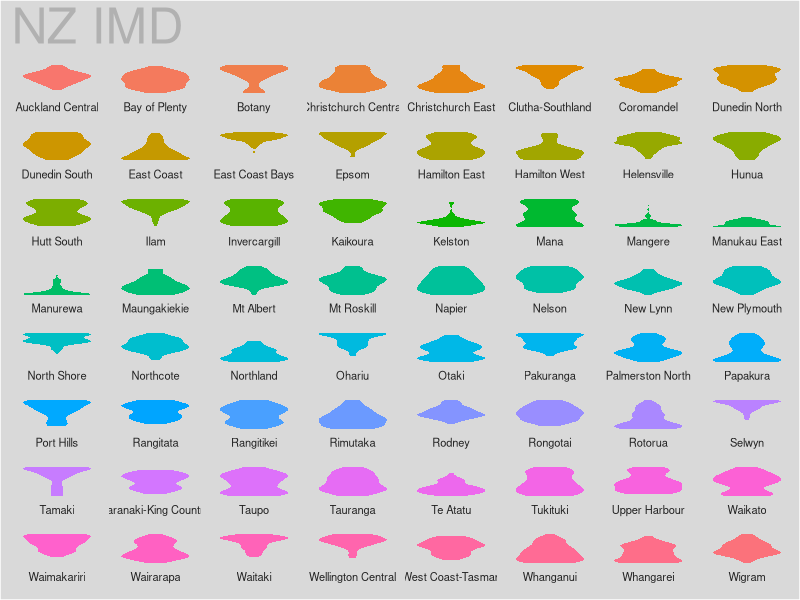
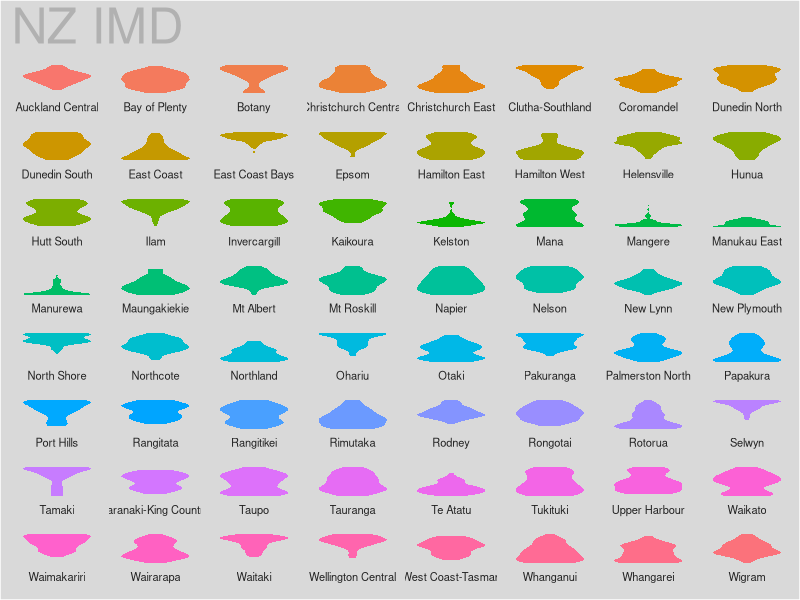

The R source for these figures, in order:
## get and process the New Zealand Data

#libraries

library(tidyverse)

nz_imd <- readr::read_csv("new_zealand/source/NZIMD2013.csv")

nz_imd <- nz_imd %>%
  mutate(vigintile = ntile(-IMDRank, 20)) %>%
  select(IMDRank,vigintile,GED2014Name)

nz_imd_ll_plot <- ggplot(nz_imd, aes(GED2014Name, vigintile, fill = GED2014Name)) + 
  facet_wrap(~ GED2014Name, strip.position = 'bottom', scales = 'free_x',ncol = 8) +
  ggtitle("NZ IMD") + 
  geom_violin(linetype = 0) + 
  theme(legend.position = 'none',
        plot.subtitle = element_text(color = '#b1b1b1', size = 18, face='italic'),
        plot.title = element_text(color = "#b1b1b1",size=36),
        strip.background = element_rect(fill = '#d9d9d9'),
        strip.text = element_text(color='#232323',size=8),
        axis.text.y = element_blank(),
        axis.ticks.y = element_blank(),
        axis.title.y = element_blank(),
        axis.text.x = element_blank(),
        axis.ticks.x = element_blank(),
        axis.title.x=element_blank(),
        axis.title = element_text(color="#232323",size=12),
        plot.background=element_rect(fill="#d9d9d9"),
        panel.background = element_rect(fill="#d9d9d9"),
        panel.grid.major = element_blank(),
        panel.grid.minor = element_blank())

nz_imd_ll_plot

ggsave(paste0("new_zealand/outputs/nz2013alphasort.svg"),nz_imd_ll_plot,width=30,height=37.5,units="cm")

